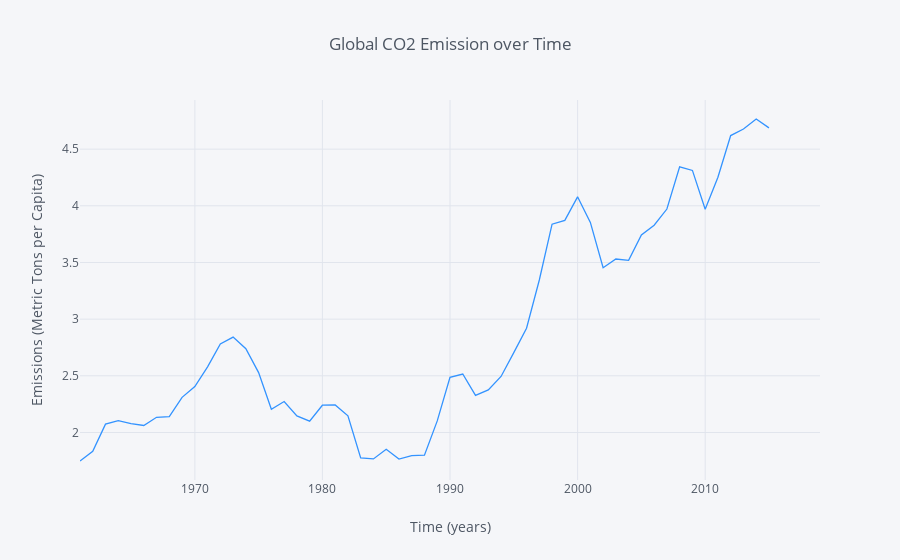

The cell this chart's notebook holds for it:
### Markdown cell above
## Plotting Emissions with Plotly

### Code cell
e.iplot(kind='line', xTitle='Time (years)', color='#3393FF',
                  yTitle='Emissions (Metric Tons per Capita)', title='Global CO2 Emission over Time')

### Figure 1 — Plotly figure (JSON) as saved in the notebook; plotly's stock layout.template omitted (floating-point values rounded to 4 significant figures)
{"data": [{"line": {"color": "rgba(51, 147, 255, 1.0)", "dash": "solid", "shape": "linear", "width": 1.3}, "mode": "lines", "name": "Chile CO2 Emissions per Capita", "text": "", "type": "scatter", "uid": "a2c366da-4906-4d6a-9cd5-1124d129e987", "x": ["1960-12-31", "1961-12-31", "1962-12-31", "1963-12-31", "1964-12-31", "1965-12-31", "1966-12-31", "1967-12-31", "1968-12-31", "1969-12-31", "1970-12-31", "1971-12-31", "1972-12-31", "1973-12-31", "1974-12-31", "1975-12-31", "1976-12-31", "1977-12-31", "1978-12-31", "1979-12-31", "1980-12-31", "1981-12-31", "1982-12-31", "1983-12-31", "1984-12-31", "1985-12-31", "1986-12-31", "1987-12-31", "1988-12-31", "1989-12-31", "1990-12-31", "1991-12-31", "1992-12-31", "1993-12-31", "1994-12-31", "1995-12-31", "1996-12-31", "1997-12-31", "1998-12-31", "1999-12-31", "2000-12-31", "2001-12-31", "2002-12-31", "2003-12-31", "2004-12-31", "2005-12-31", "2006-12-31", "2007-12-31", "2008-12-31", "2009-12-31", "2010-12-31", "2011-12-31", "2012-12-31", "2013-12-31", "2014-12-31", "2015-12-31", "2016-12-31", "2017-12-31", "2018-12-31"], "y": [1.748, 1.834, 2.073, 2.104, 2.079, 2.062, 2.134, 2.141, 2.31, 2.405, 2.579, 2.78, 2.841, 2.739, 2.528, 2.205, 2.273, 2.146, 2.099, 2.24, 2.243, 2.147, 1.775, 1.766, 1.852, 1.765, 1.796, 1.8, 2.102, 2.486, 2.516, 2.328, 2.375, 2.494, 2.704, 2.92, 3.345, 3.838, 3.872, 4.079, 3.853, 3.454, 3.531, 3.519, 3.742, 3.828, 3.972, 4.344, 4.312, 3.97, 4.252, 4.62, 4.678, 4.766, 4.687, "", "", "", ""]}], "layout": {"legend": {"bgcolor": "#F5F6F9", "font": {"color": "#4D5663"}}, "paper_bgcolor": "#F5F6F9", "plot_bgcolor": "#F5F6F9", "title": {"font": {"color": "#4D5663"}, "text": "Global CO2 Emission over Time"}, "xaxis": {"gridcolor": "#E1E5ED", "showgrid": true, "tickfont": {"color": "#4D5663"}, "title": {"font": {"color": "#4D5663"}, "text": "Time (years)"}, "zerolinecolor": "#E1E5ED"}, "yaxis": {"gridcolor": "#E1E5ED", "showgrid": true, "tickfont": {"color": "#4D5663"}, "title": {"font": {"color": "#4D5663"}, "text": "Emissions (Metric Tons per Capita)"}, "zerolinecolor": "#E1E5ED"}}}
